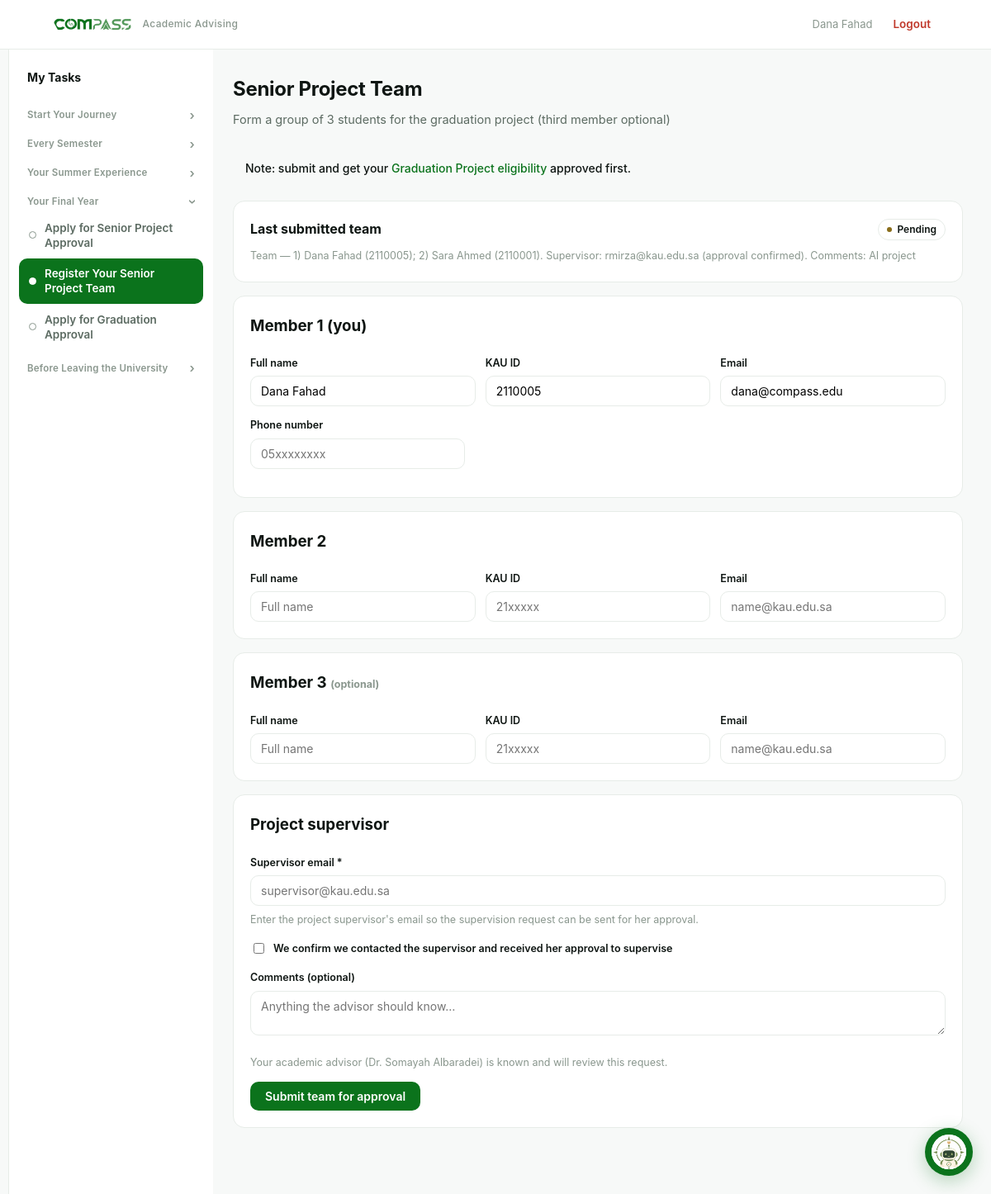
/student/senior-project-team (signed in), run on the app's committed database.
### tables this page shows
CREATE TABLE users (
    id            INTEGER PRIMARY KEY AUTOINCREMENT,
    name          TEXT NOT NULL,
    email         TEXT NOT NULL UNIQUE,
    password_hash TEXT NOT NULL,
    role          TEXT NOT NULL CHECK(role IN ('student','advisor','admin'))
);

CREATE TABLE requests (
    id           INTEGER PRIMARY KEY AUTOINCREMENT,
    student_id   INTEGER NOT NULL REFERENCES students(id),
    type         TEXT NOT NULL,
    title        TEXT NOT NULL,
    details      TEXT,
    eligible     INTEGER,
    status       TEXT NOT NULL DEFAULT 'pending' CHECK(status IN ('pending','approved','rejected')),
    advisor_note TEXT,
    created_at   TEXT DEFAULT CURRENT_TIMESTAMP
, grad_semester TEXT, block_id INTEGER);

CREATE TABLE students (
    id                INTEGER PRIMARY KEY AUTOINCREMENT,
    user_id           INTEGER NOT NULL UNIQUE REFERENCES users(id),
    university_id     TEXT NOT NULL UNIQUE,
    level             INTEGER NOT NULL,
    track             TEXT,
    advisor_id        INTEGER REFERENCES users(id),
    admission_semester TEXT
);

### app.py (the view, shortened to what this page needs)
@app.route("/student/senior-project-team", methods=["GET", "POST"])
@login_required("student")
def student_sp_team():
    db = get_db()
    st = get_student(session["uid"])
    user = current_user()
    advisor = db.execute("SELECT name FROM users WHERE id=?", (st["advisor_id"],)).fetchone()
    existing = latest_request(st["id"], "sp_team")
    team = db.execute("SELECT * FROM sp_teams WHERE student_id=? ORDER BY id DESC LIMIT 1",
                      (st["id"],)).fetchone()
    sp = latest_request(st["id"], "senior_project")  # eligibility status, for a hint
    return render_template("student_sp_team.html", st=st, user=user, advisor=advisor,
                           existing=existing, team=team, sp=sp)

### app.py (called while the page is built)
@app.context_processor
def inject_student_nav():
    active = ENDPOINT_TO_TASK.get(request.endpoint)
    if request.endpoint == "student_task":
        active = request.view_args.get("key")
    if request.endpoint == "student_override":  # waiver shares the merged sidebar item
        active = "schedule_waiver"
    return {"student_tasks": STUDENT_TASKS, "active_task": active}

def current_user():
    uid = session.get("uid")
    if not uid:
        return None
    return get_db().execute("SELECT * FROM users WHERE id=?", (uid,)).fetchone()

@app.context_processor
def inject_user():
    return {"user": current_user()}

def login_required(role=None):
    def deco(view):
        @functools.wraps(view)
        def wrapped(*args, **kwargs):
            u = current_user()
            if not u:
                return redirect(url_for("login"))
            if role and u["role"] != role:
                abort(403)
            return view(*args, **kwargs)
        return wrapped
    return deco

def get_student(user_id):
    return get_db().execute("SELECT * FROM students WHERE user_id=?", (user_id,)).fetchone()

def latest_request(student_id, rtype):
    return get_db().execute(
        "SELECT * FROM requests WHERE student_id=? AND type=? ORDER BY id DESC LIMIT 1",
        (student_id, rtype),
    ).fetchone()

### db.py (called while the page is built)
def get_db():
    conn = sqlite3.connect(DB_PATH)
    conn.row_factory = sqlite3.Row
    conn.execute("PRAGMA foreign_keys = ON")
    return conn

### templates/student_sp_team.html (shortened to what this page needs)
{% extends "base.html" %}
{% block student_content %}
<h1 class="page-title">Senior Project Team</h1>
<p class="page-sub">Form a group of 3 students for the graduation project (third member optional)</p>
{% if sp and sp['status'] == 'approved' %}
  <div class="flash success">Your Graduation Project (CPCS-498) eligibility is approved — you can form your team.</div>
{% elif sp and sp['status'] == 'pending' %}
  <div class="flash">Note: your Graduation Project eligibility is still pending approval.</div>
{% else %}
  <div class="flash">Note: submit and get your <a href="{{ url_for('student_senior_project') }}">Graduation Project eligibility</a> approved first.</div>
{% endif %}
{% if existing %}
<div class="card">
  <div style="display:flex; justify-content:space-between; align-items:center; flex-wrap:wrap; gap:8px">
    <strong>Last submitted team</strong>
    <span class="badge {{ existing['status'] }}">{{ STATUS_AR[existing['status']] }}</span>
  </div>
  <p class="mini" style="margin:8px 0 0">{{ existing['details'] }}</p>
</div>
{% endif %}
<form method="post">
  <div class="card">
    <h3 style="margin-top:0">Member 1 (you)</h3>
    <div class="row-inline">
      <div><label>Full name</label><input name="m1_name" value="{{ user['name'] }}" required></div>
      <div><label>KAU ID</label><input name="m1_id" value="{{ st['university_id'] }}" required></div>
      <div><label>Email</label><input name="m1_email" type="email" value="{{ user['email'] }}"></div>
    </div>
    <div class="field" style="max-width:260px; margin-top:12px">
      <label>Phone number</label><input name="phone" placeholder="05xxxxxxxx">
    </div>
  </div>
  <div class="card">
    <h3 style="margin-top:0">Member 2</h3>
    <div class="row-inline">
      <div><label>Full name</label><input name="m2_name" required placeholder="Full name"></div>
      <div><label>KAU ID</label><input name="m2_id" required placeholder="21xxxxx"></div>
      <div><label>Email</label><input name="m2_email" type="email" placeholder="name@kau.edu.sa"></div>
    </div>
  </div>
  <div class="card">
    <h3 style="margin-top:0">Member 3 <span class="mini">(optional)</span></h3>
    <div class="row-inline">
      <div><label>Full name</label><input name="m3_name" placeholder="Full name"></div>
      <div><label>KAU ID</label><input name="m3_id" placeholder="21xxxxx"></div>
      <div><label>Email</label><input name="m3_email" type="email" placeholder="name@kau.edu.sa"></div>
    </div>
  </div>
  <div class="card">
    <h3 style="margin-top:0">Project supervisor</h3>
    <div class="field">
      <label>Supervisor email *</label>
      <input name="supervisor_email" type="email" required placeholder="supervisor@kau.edu.sa">
      <p class="mini" style="margin:6px 0 0">Enter the project supervisor's email so the supervision request can be sent for her approval.</p>
    </div>
    <label style="display:flex; align-items:center; gap:8px; margin-bottom:14px">
      <input type="checkbox" name="supervisor_approved" value="1" style="width:auto">
      <span>We confirm we contacted the supervisor and received her approval to supervise</span>
    </label>
    <div class="field">
      <label>Comments (optional)</label>
      <textarea name="comments" rows="2" placeholder="Anything the advisor should know…"></textarea>
    </div>
    <p class="mini">Your academic advisor ({{ advisor['name'] if advisor else '—' }}) is known and will review this request.</p>
    <button class="btn" type="submit">Submit team for approval</button>
  </div>
</form>
{% endblock %}

### templates/base.html (shortened to what this page needs)
<!doctype html>
<html lang="en">
<head>
  <link rel="stylesheet" href="{{ url_for('static', filename='styles.css') }}?v=10">
</head>
<body>
  {% if user %}
  <header class="topbar">
    <div class="topbar-inner">
      <a class="brand" href="{{ url_for('about') }}">
        <img src="{{ url_for('static', filename='logo.png') }}" alt="COMPASS">
        <span class="sub">Academic Advising</span>
      </a>
      <nav class="nav">
        {% set ep = request.endpoint %}
        <span class="who">{{ user['name'] }}</span>
        <a href="{{ url_for('logout') }}" class="logout">Logout</a>
      </nav>
    </div>
  </header>
  {% endif %}
  {% if user and user['role'] == 'student' %}
  <div class="shell">
    <aside class="sidebar">
      <div class="sidebar-title">My Tasks</div>
      {% for sec in student_tasks %}
        {% set sec_open = active_task in (sec['items'] | map(attribute='key') | list) %}
        <div class="side-group {{ 'open' if sec_open }}">
          <button type="button" class="side-section" onclick="this.parentElement.classList.toggle('open')">
            <span>{{ sec['section'] }}</span><span class="chev">›</span>
          </button>
          <div class="side-items">
            {% for it in sec['items'] %}
              {% set href = url_for(it['endpoint']) if it['endpoint'] else url_for('student_task', key=it['key']) %}
              <a class="side-link {{ 'active' if active_task == it['key'] }}" href="{{ href }}">
                <span class="lbl">{{ it['label'] }}</span>
              </a>
            {% endfor %}
          </div>
        </div>
      {% endfor %}
    </aside>
    <main class="content">
      {% block student_content %}{% endblock %}
    </main>
  </div>
  {% endif %}
  {% include '_bot.html' %}
</body>
</html>

### static/styles.css (style rules this page uses)
:root { --ink:#0e1512; --muted:#5c6b62; --faint:#8a978e; --line:#e7ece8; --bg:#f7f9f8; --white:#ffffff; --panel:#f2f6f3; --accent:#0b731c; --accent-2:#159a2b; --accent-soft:#eaf6ec; --blue:#2c5aa0; --blue-bg:#eef2fb; --purple:#6b3fa0; --purple-bg:#f4eefb; --amber:#8a6d1a; --amber-bg:#f7f0dd; --danger:#c0392b; --danger-bg:#fdecea; --radius:14px; --mono:"SF Mono",ui-monospace,"JetBrains Mono",Menlo,monospace; }
* { box-sizing:border-box }
html,body { margin:0;padding:0 }
body { font-family:"Inter","Segoe UI",Tahoma,-apple-system,Arial,sans-serif; background:var(--bg);color:var(--ink);line-height:1.7;direction:ltr; -webkit-font-smoothing:antialiased; }
a { color:var(--accent);text-decoration:none }
.topbar { background:rgba(255,255,255,.92);backdrop-filter:blur(8px); border-bottom:1px solid var(--line);position:sticky;top:0;z-index:20 }
.topbar-inner { max-width:1120px;margin:0 auto;padding:11px 20px; display:flex;align-items:center;gap:16px;flex-wrap:wrap }
.brand { display:flex;align-items:center;gap:9px;font-weight:700;letter-spacing:.3px }
.brand img { height:22px }
.brand .sub { font-size:12px;color:var(--faint);font-weight:500 }
.nav { display:flex;gap:2px;flex-wrap:wrap;margin-inline-start:auto;align-items:center }
.nav a { padding:7px 13px;border-radius:9px;font-size:13.5px;font-weight:600;color:var(--muted) }
.nav .who { font-size:13px;color:var(--faint);padding:7px 10px }
.nav .logout { color:var(--danger) }
.page-title { font-size:24px;font-weight:750;letter-spacing:-.3px;margin:0 0 4px }
.page-sub { color:var(--muted);margin:0 0 24px;font-size:14.5px }
.card { background:var(--white);border:1px solid var(--line);border-radius:var(--radius); padding:20px;margin-bottom:16px }
.badge { display:inline-flex;align-items:center;gap:6px;padding:2px 10px;border-radius:999px; font-size:12px;font-weight:600;background:transparent;color:var(--ink);border:1px solid var(--line) }
.badge::before { content:"";width:6px;height:6px;border-radius:50%;background:var(--faint);flex:0 0 auto }
.badge.pending::before { background:var(--amber) }
.btn { display:inline-block;padding:9px 18px;border-radius:10px;border:none; background:var(--accent);color:#fff;font-weight:600;font-size:14px;cursor:pointer; font-family:inherit;transition:.15s }
label { display:block;font-size:12.5px;font-weight:600;margin-bottom:5px;color:var(--ink) }
input,select,textarea { width:100%;padding:9px 12px;border:1px solid var(--line); border-radius:10px;font-family:inherit;font-size:14px;background:#fff;transition:.15s }
.field { margin-bottom:14px }
.row-inline { display:flex;gap:12px;flex-wrap:wrap;align-items:end }
.row-inline>* { flex:1;min-width:140px }
.flash { padding:11px 15px;border-radius:10px;margin-bottom:16px;font-weight:500;font-size:14px }
.shell { max-width:1180px;margin:0 auto;display:flex;align-items:flex-start }
.sidebar { width:248px;flex:0 0 248px;background:var(--white); border-inline-start:1px solid var(--line);min-height:calc(100vh - 54px); padding:16px 12px;position:sticky;top:54px;align-self:stretch }
.sidebar-title { font-weight:700;font-size:14px;color:var(--ink);padding:6px 10px 12px }
.side-section { display:flex;align-items:center;justify-content:space-between;width:100%; background:none;border:none;cursor:pointer;font-family:inherit;text-align:start; font-size:11.5px;font-weight:600;color:var(--faint);padding:14px 10px 6px;letter-spacing:.02em }
.side-section .chev { font-size:15px;line-height:1;transition:transform .15s }
.side-group.open > .side-section .chev { transform:rotate(90deg) }
.side-group > .side-items { display:none }
.side-group.open > .side-items { display:block }
.side-link { display:flex;align-items:center;gap:10px;padding:9px 12px;border-radius:10px; color:var(--muted);font-size:13.5px;font-weight:600;margin-bottom:1px;line-height:1.35 }
.side-link.active { background:var(--accent);color:#fff }
.side-link::before { content:"";width:7px;height:7px;border-radius:50%; border:1.5px solid var(--faint);flex:0 0 auto }
.side-link.active::before { background:#fff;border-color:#fff }
.side-link .lbl { flex:1 }
.content { flex:1;min-width:0;padding:28px 24px 64px }
.mini { font-size:12.5px;color:var(--faint) }

### data on the page
users: name "Dana Fahad", m1_name "Dana Fahad", m1_email "dana@compass.edu"
requests: status "Pending", details "Team — 1) Dana Fahad (2110005); 2) Sara Ahmed (2110001). Supervisor: rmirza@kau.edu.sa (approval confirmed). Comments: AI project"
students: m1_id "2110005"
users: name "Dr. Somayah Albaradei"

### other printed values
{{ sec['section'] }} "Start Your Journey" "Every Semester" "Your Summer Experience" "Your Final Year" "Before Leaving the University"
{{ it['label'] }} "Apply for Senior Project Approval" "Register Your Senior Project Team" "Apply for Graduation Approval"
